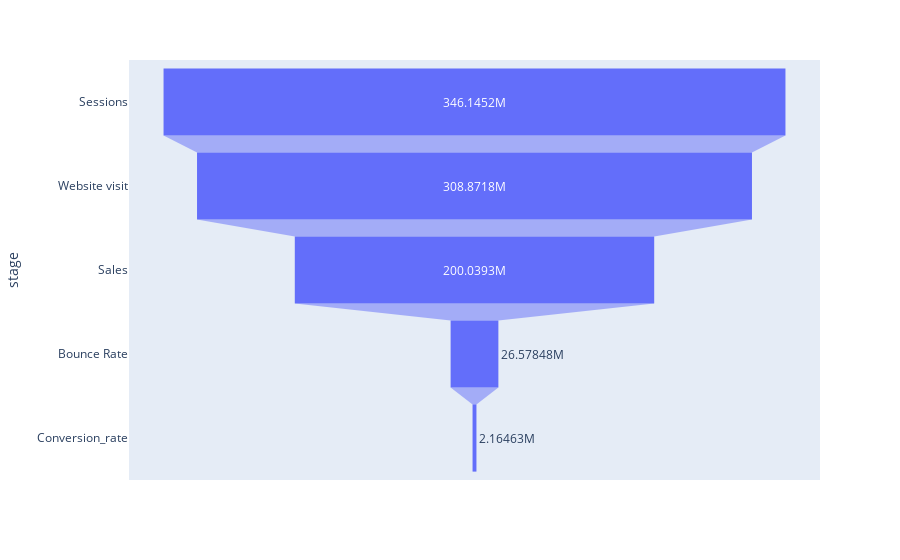

Source (notebook cell):
### Code cell
import plotly.express as px
data = dict(
    number=[No_of_session,No_of_visiter,sales,bounce_rate,conversion_rate],
    stage=[ "Sessions","Website visit", "Sales", "Bounce Rate", "Conversion_rate"])
plt.figure(figsize=(15,15))
fig = px.funnel(data, x='number', y='stage')
fig.show()

### Figure 1 — Plotly figure (JSON) as saved in the notebook; plotly's stock layout.template omitted (floating-point values rounded to 4 significant figures)
{"data": [{"hovertemplate": "number=%{x}<br>stage=%{y}<extra></extra>", "legendgroup": "", "marker": {"color": "#636efa"}, "name": "", "orientation": "h", "showlegend": false, "type": "funnel", "x": [346145172, 308871771, 200039296, 26580000.0, 2165000.0], "xaxis": "x", "y": ["Sessions", "Website visit", "Sales", "Bounce Rate", "Conversion_rate"], "yaxis": "y"}], "layout": {"legend": {"tracegroupgap": 0}, "margin": {"t": 60}, "xaxis": {"anchor": "y", "domain": [0, 1], "title": {"text": "number"}}, "yaxis": {"anchor": "x", "domain": [0, 1], "title": {"text": "stage"}}}}
